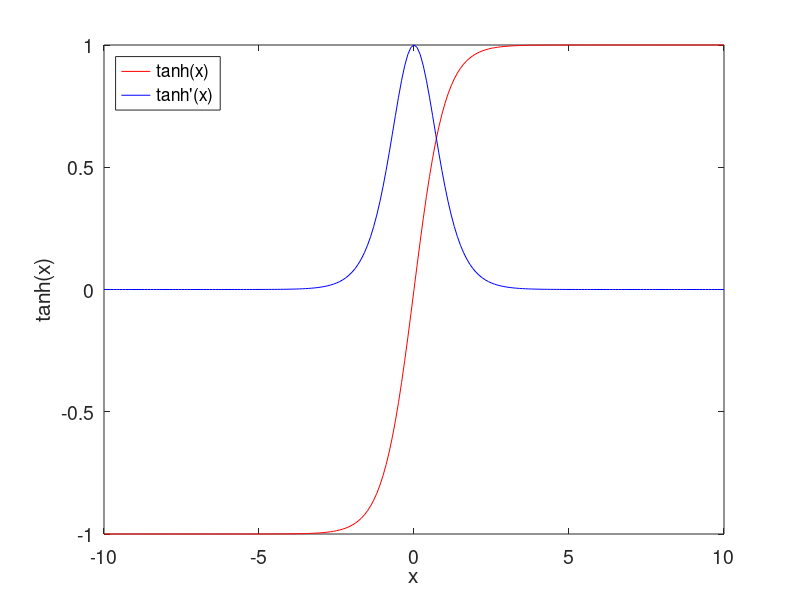

Write the MATLAB code that produced this figure. (Note: this script raises an error after producing the figure.)
close all
x = -10:0.1:10;
tanh = (1-exp(-2*x))./(1+exp(-2*x));
tanh_dot =1 - tanh .* (tanh);
plot(x, tanh, 'r-','MarkerSize',12);
hold on;
plot(x, tanh_dot, 'b-','MarkerSize',12);

legend('tanh(x)','tanh''(x)', 'Location', 'NorthWest');
xlabel('x');
ylabel('tanh(x)');

set(gca, 'FontSize', 14);
set(gcf, 'Color', 'none');
saveas(gcf, 'C:\Users\Administrator\Desktop\thesisfigures\networks\tanh2.fig');
export_fig C:\Users\Administrator\Desktop\thesisfigures\networks\tanh2.pdf -q101